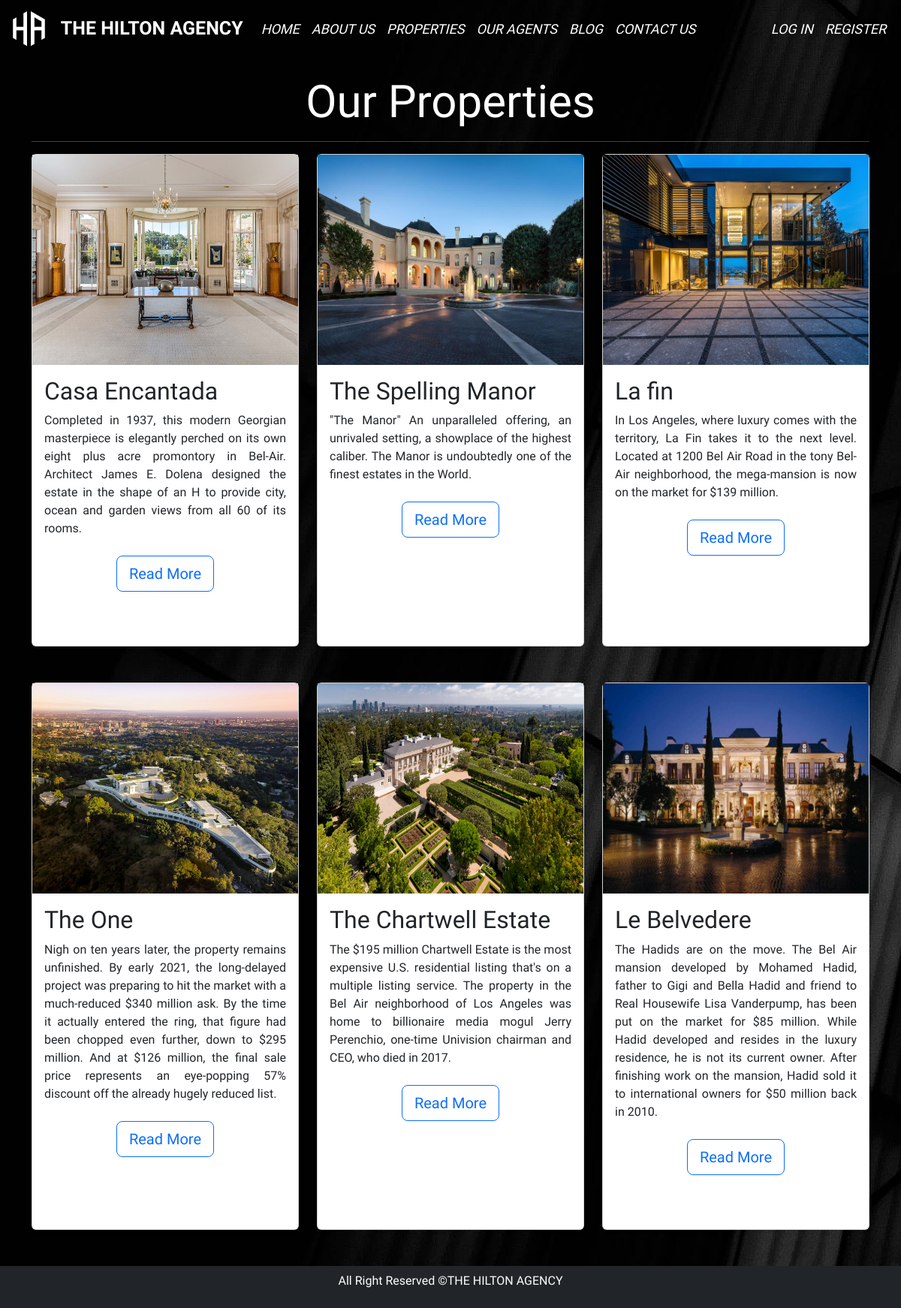
The page / on the database its author committed.
### tables this page shows
CREATE TABLE `property_info` (
  `id` int(11) NOT NULL,
  `image` varchar(50) DEFAULT NULL,
  `title` varchar(50) DEFAULT NULL,
  `description` text DEFAULT NULL
);

### index.php (the view, shortened to what this page needs)
<!DOCTYPE html>
<html lang="en">
<head>
  <link href="https://cdn.jsdelivr.net/npm/bootstrap@5.2.0-beta1/dist/css/bootstrap.min.css" rel="stylesheet">
  <link rel="stylesheet" href="css/property_style.css?<?php echo time();?>">
</head>
<body>
  <?php include('navigation.php'); ?>
  <div class="container">
    <div class="title">
      <h1>Our Properties</h1>
    <hr>
    </div>
    <div class="row">
      <?php
        $servername = "localhost";
        $username = "root";
        $password = "";
        $dbname = "hiltonagency";
        $conn = new mysqli($servername, $username, $password, $dbname);
        $sql = "SELECT * FROM property_info";
        $result = $conn->query($sql);
        if ($result->num_rows > 0) {
          while($row = $result->fetch_assoc()) {
            echo '
            <div class="col-lg-4 col-md-6 col-sm-12 mb-5">
              <div class="card mb-5 shadow-sm h-100">
                <img src="'. $row['image'].'" class="img-fluid" />
                <div class="card-body">
                  <div class="card-title">
                    <h2>'. $row['title'].'</h2>
                  </div>
                  <div class="card-text" style="text-align:justify">
                    <p>'. $row['description'].'</p>
                  </div>
                  <div class="card-footer bg-white border-0 text-center">
                  <form method="get" action="properties-read-more.php" class="mx-auto">
                    <button type="submit" name="id" value="'. $row["id"] .'" class="btn btn-lg btn-outline-primary mt-auto">Read More</button>
                  </form>
                </div>
                </div>
              </div>
            </div>';
          }
        } else {
          echo "0 results";
        }
      ?>
    </div>
  </div>
  <footer class="bg-dark p-2 text-center">
    <div class="container">
      <p class="text-white">All Right Reserved &copy;THE HILTON AGENCY</p>
    </div>
  </footer>
</body>
</html>

### css/property_style.css (style rules this page uses)
* { font-family: 'Raleway', sans-serif; }
body { background-image: url(../images/3d-balck-wallpaper.jpg); }
.card img { height: 280px; }
.title h1 { font-size: 60px; text-align: center; padding-top: 100px; color: white; }
hr { color: white; }

### rows shown on the page
property_info: image (picture), title "Casa Encantada", description "Completed in 1937, this modern Georgian masterpiece is elegantly perched on its own eight plus acre promontory in Bel-Air. Architect James E. Dolena designed the estate in the shape of an H to provide city, ocean and garden views from all 60 of its rooms.", $row["id"] 1 (drawn)
property_info: image (picture), title "The Spelling Manor", description "\"The Manor\" An unparalleled offering, an unrivaled setting, a showplace of the highest caliber. The Manor is undoubtedly one of the finest estates in the World.", $row["id"] 2 (drawn)
property_info: image (picture), title "La fin", description "In Los Angeles, where luxury comes with the territory, La Fin takes it to the next level. Located at 1200 Bel Air Road in the tony Bel-Air neighborhood, the mega-mansion is now on the market for $139 million.", $row["id"] 3 (drawn)
property_info: image (picture), title "The One", description "Nigh on ten years later, the property remains unfinished. By early 2021, the long-delayed project was preparing to hit the market with a much-reduced $340 million ask. By the time it actually entered the ring, that figure had been chopped even further, down to $295 million. And at $126 million, the final sale price represents an eye-popping 57% discount off the already hugely reduced list.", $row["id"] 4 (drawn)
property_info: image (picture), title "The Chartwell Estate", description "The $195 million Chartwell Estate is the most expensive U.S. residential listing that's on a multiple listing service. The property in the Bel Air neighborhood of Los Angeles was home to billionaire media mogul Jerry Perenchio, one-time Univision chairman and CEO, who died in 2017.", $row["id"] 5 (drawn)
property_info: image (picture), title "Le Belvedere", description "The Hadids are on the move. The Bel Air mansion developed by Mohamed Hadid, father to Gigi and Bella Hadid and friend to Real Housewife Lisa Vanderpump, has been put on the market for $85 million. While Hadid developed and resides in the luxury residence, he is not its current owner. After finishing work on the mansion, Hadid sold it to international owners for $50 million back in 2010.", $row["id"] 6 (drawn)
